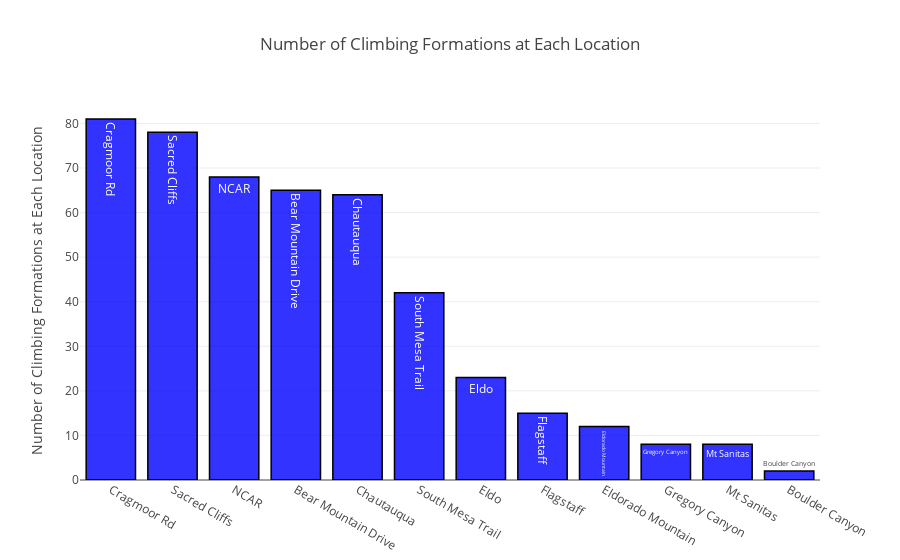

The cell this chart's notebook holds for it:
### Code cell
data= OSMP_Climbing_Formations
selectedColumn = 'AreaAccess'
title='Number of Climbing Formations at Each Location'
yAxisTitle = title
plotMultipleChoice(selectedColumn,data,title,yAxisTitle)

### Figure 1 — Plotly figure (JSON) as saved in the notebook; plotly's stock layout.template omitted (floating-point values rounded to 4 significant figures)
{"data": [{"marker": {"color": "rgba(0, 0, 255, 0.8)", "line": {"color": "rgb(0,0,0)", "width": 1.5}}, "name": "Kaggle", "text": ["Cragmoor Rd", "Sacred Cliffs", "NCAR", "Bear Mountain Drive", "Chautauqua", "South Mesa Trail", "Eldo", "Flagstaff", "Eldorado Mountain", "Gregory Canyon", "Mt Sanitas", "Boulder Canyon"], "type": "bar", "uid": "de363976-1108-42f5-b2d2-435fd8365359", "x": ["Cragmoor Rd", "Sacred Cliffs", "NCAR", "Bear Mountain Drive", "Chautauqua", "South Mesa Trail", "Eldo", "Flagstaff", "Eldorado Mountain", "Gregory Canyon", "Mt Sanitas", "Boulder Canyon"], "y": [81, 78, 68, 65, 64, 42, 23, 15, 12, 8, 8, 2]}], "layout": {"barmode": "group", "showlegend": false, "title": {"text": "Number of Climbing Formations at Each Location"}, "yaxis": {"title": {"text": "Number of Climbing Formations at Each Location"}}}}
